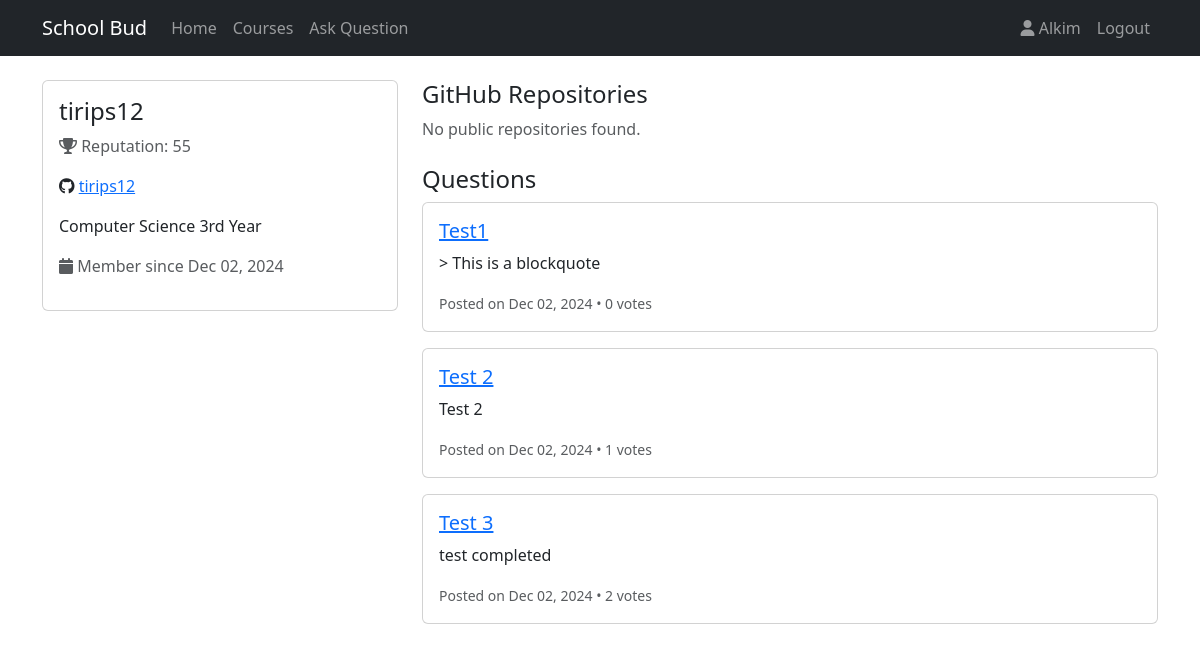
The app's page /profile/tirips12/ (signed in) with its own data.
### core/models.py (models this page shows, shortened)
class Profile(models.Model):
    ROLE_CHOICES = (
        ('student', 'Student'),
        ('lecturer', 'Lecturer'),
        ('admin', 'Admin'),
    )
    user = models.OneToOneField(User, on_delete=models.CASCADE)
    reputation = models.IntegerField(default=0)
    github_username = models.CharField(max_length=100, blank=True)
    bio = models.TextField(max_length=500, blank=True)
    created_at = models.DateTimeField(auto_now_add=True)
    github_repos = models.JSONField(null=True, blank=True)
    last_github_sync = models.DateTimeField(null=True, blank=True)
    role = models.CharField(max_length=20, choices=ROLE_CHOICES, default='student')

class Question(models.Model):
    title = models.CharField(max_length=200)
    content = models.TextField()
    author = models.ForeignKey(User, on_delete=models.CASCADE)
    course = models.ForeignKey('Course', on_delete=models.SET_NULL, null=True, blank=True, related_name='questions')
    created_at = models.DateTimeField(auto_now_add=True)
    updated_at = models.DateTimeField(auto_now=True)
    votes = models.IntegerField(default=0)
    removed = models.BooleanField(default=False)
    removed_by = models.ForeignKey(User, null=True, blank=True, related_name='removed_questions', on_delete=models.SET_NULL)
    removed_at = models.DateTimeField(null=True, blank=True)
    removal_reason = models.TextField(blank=True)

### core/views.py (the view)
# urls.py: path('profile/<str:username>/', views.profile, name='profile'),
@login_required
def profile(request, username):
    user = get_object_or_404(User, username=username)
    profile = get_object_or_404(Profile, user=user)
    questions = Question.objects.filter(author=user, removed=False)
    if profile.github_username and (
        not profile.github_repos or
        not profile.last_github_sync or
        profile.last_github_sync < datetime.now() - timedelta(hours=24)
    ):
        repos = get_github_repos(profile.github_username)
        if repos:
            profile.github_repos = repos
            profile.last_github_sync = datetime.now()
            profile.save()
    return render(request, 'core/profile.html', {
        'profile': profile,
        'questions': questions,
        'github_repos': profile.github_repos if profile.github_repos else []
    })

### core/views.py (called while the page is built, shortened)
def get_github_repos(github_username):
    try:
        g = Github(settings.SOCIAL_AUTH_GITHUB_KEY)  # or use a personal access token
        user = g.get_user(github_username)
        repos = []
        return repos
    except Exception as e:
        print(f"Error fetching GitHub data: {str(e)}")
        return None

### core/templates/core/profile.html (shortened to what this page needs)
{% extends 'core/base.html' %}
{% block content %}
<div class="row">
    <div class="col-md-4">
        <div class="card mb-4">
            <div class="card-body">
                <h4 class="card-title">{{ profile.user.username }}</h4>
                <p class="text-muted">
                    <i class="fas fa-trophy"></i> Reputation: <span class="user-reputation">{{ profile.reputation }}</span>
                </p>
                {% if profile.github_username %}
                <p>
                    <i class="fab fa-github"></i>
                    <a href="https://github.com/{{ profile.github_username }}" target="_blank">
                        {{ profile.github_username }}
                    </a>
                </p>
                {% endif %}
                {% if profile.bio %}
                <p class="card-text">{{ profile.bio }}</p>
                {% endif %}
                <p class="text-muted">
                    <i class="fas fa-calendar"></i> Member since {{ profile.created_at|date:"M d, Y" }}
                </p>
            </div>
        </div>
    </div>
    <div class="col-md-8">
        <div class="mb-4">
            <h4>GitHub Repositories</h4>
            {% if github_repos %}
                {% for repo in github_repos %}
                <div class="card mb-3">
                    <div class="card-body">
                        <div class="d-flex justify-content-between align-items-start">
                            <h5 class="card-title">
                                <a href="{{ repo.url }}" target="_blank">{{ repo.name }}</a>
                            </h5>
                            {% if repo.language %}
                            <span class="badge bg-primary">{{ repo.language }}</span>
                            {% endif %}
                        </div>
                        {% if repo.description %}
                        <p class="card-text">{{ repo.description }}</p>
                        {% endif %}
                        {% if repo.readme %}
                        <div class="collapse" id="readme-{{ forloop.counter }}">
                            <div class="card card-body bg-light">
                                <pre class="mb-0"><code>{{ repo.readme }}</code></pre>
                            </div>
                        </div>
                        <button class="btn btn-sm btn-outline-primary mt-2"
                                data-bs-toggle="collapse"
                                data-bs-target="#readme-{{ forloop.counter }}">
                            Toggle README
                        </button>
                        {% endif %}
                        <div class="mt-2">
                            <small class="text-muted">
                                <i class="fas fa-star"></i> {{ repo.stars }}
                                • Updated {{ repo.updated_at|date:"M d, Y" }}
                            </small>
                        </div>
                    </div>
                </div>
                {% endfor %}
            {% else %}
                {% if profile.github_username %}
                <p class="text-muted">No public repositories found.</p>
                {% else %}
                <p class="text-muted">No GitHub account linked.</p>
                {% endif %}
            {% endif %}
        </div>
        <h4>Questions</h4>
        {% for question in questions %}
        <div class="card mb-3">
            <div class="card-body">
                <h5 class="card-title">
                    <a href="{% url 'question_detail' question.pk %}">{{ question.title }}</a>
                </h5>
                <p class="card-text text-truncate">{{ question.content }}</p>
                <small class="text-muted">
                    Posted on {{ question.created_at|date:"M d, Y" }}
                    • {{ question.votes }} votes
                </small>
            </div>
        </div>
        {% empty %}
        <p class="text-muted">No questions asked yet.</p>
        {% endfor %}
    </div>
</div>
{% endblock %}

### core/templates/core/base.html (shortened to what this page needs)
{% load static %}
<!DOCTYPE html>
<html lang="en">
<head>
    <link href="https://cdn.jsdelivr.net/npm/bootstrap@5.3.0/dist/css/bootstrap.min.css" rel="stylesheet">
    <link href="https://cdnjs.cloudflare.com/ajax/libs/font-awesome/6.0.0/css/all.min.css" rel="stylesheet">
</head>
<body class="{% if user.is_authenticated %}user-authenticated{% endif %}">
    <nav class="navbar navbar-expand-lg navbar-dark bg-dark">
        <div class="container">
            <a class="navbar-brand" href="{% url 'home' %}">School Bud</a>
            <div class="collapse navbar-collapse" id="navbarNav">
                <ul class="navbar-nav me-auto">
                    <li class="nav-item">
                        <a class="nav-link" href="{% url 'home' %}">Home</a>
                    </li>
                    <li class="nav-item">
                        <a class="nav-link" href="{% url 'course_list' %}">Courses</a>
                    </li>
                    {% if user.is_authenticated %}
                    <li class="nav-item">
                        <a class="nav-link" href="{% url 'question_new' %}">Ask Question</a>
                    </li>
                    {% endif %}
                </ul>
                <ul class="navbar-nav">
                    {% if user.is_authenticated %}
                    <li class="nav-item">
                        <a class="nav-link" href="{% url 'profile' user.username %}">
                            <i class="fas fa-user"></i> {{ user.username }}
                        </a>
                    </li>
                    <li class="nav-item">
                        <a class="nav-link" href="{% url 'logout' %}">Logout</a>
                    </li>
                    {% endif %}
                </ul>
            </div>
        </div>
    </nav>
    <div class="container mt-4">
        {% block content %}
        {% endblock %}
    </div>
</body>
</html>

### records on screen
Profile: user.username "tirips12", reputation "55", github_username "tirips12", bio "Computer Science 3rd Year", created_at "Dec 02, 2024"
Question: title "Test1", content "> This is a blockquote", created_at "Dec 02, 2024", votes "0"
Question: title "Test 2", content "Test 2", created_at "Dec 02, 2024", votes "1"
Question: title "Test 3", content "test completed", created_at "Dec 02, 2024", votes "2"

### other values on screen
{{ user.username }} "Alkim"
